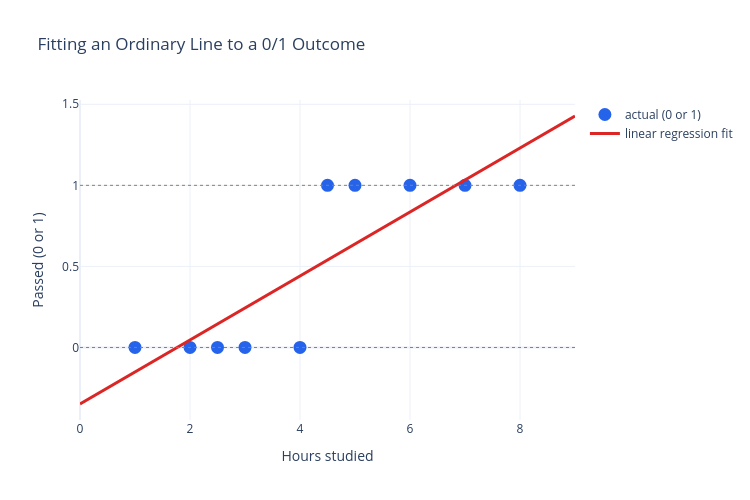

Notebook code cell kept with this figure:
### Markdown cell above
<details>
<summary>Show code</summary>

```python
pass_model = LinearRegression()
pass_model.fit(pass_df[["hours_studied"]], pass_df["passed"])

line_x = np.linspace(0, 9, 100)
line_y = pass_model.coef_[0] * line_x + pass_model.intercept_

pass_figure = go.Figure()
pass_figure.add_trace(
    go.Scatter(x=pass_df["hours_studied"], y=pass_df["passed"], mode="markers",
               marker=dict(size=13, color="#2563eb"), name="actual (0 or 1)")
)
pass_figure.add_trace(
    go.Scatter(x=line_x, y=line_y, mode="lines", line=dict(color="#dc2626", width=3), name="linear regression fit")
)
pass_figure.add_hline(y=1, line=dict(color="gray", width=1, dash="dot"))
pass_figure.add_hline(y=0, line=dict(color="gray", width=1, dash="dot"))
pass_figure.update_layout(
    title="Fitting an Ordinary Line to a 0/1 Outcome",
    xaxis_title="Hours studied", yaxis_title="Passed (0 or 1)",
    template="plotly_white", width=750, height=500,
)
pass_figure.show()

print(f"Predicted value at 8.5 hours: {pass_model.predict([[8.5]])[0]:.2f}")
print(f"Predicted value at 0.5 hours: {pass_model.predict([[0.5]])[0]:.2f}")
```

</details>

### Code cell
pass_model = LinearRegression()
pass_model.fit(pass_df[["hours_studied"]], pass_df["passed"])

line_x = np.linspace(0, 9, 100)
line_y = pass_model.coef_[0] * line_x + pass_model.intercept_

pass_figure = go.Figure()
pass_figure.add_trace(
    go.Scatter(x=pass_df["hours_studied"], y=pass_df["passed"], mode="markers",
               marker=dict(size=13, color="#2563eb"), name="actual (0 or 1)")
)
pass_figure.add_trace(
    go.Scatter(x=line_x, y=line_y, mode="lines", line=dict(color="#dc2626", width=3), name="linear regression fit")
)
pass_figure.add_hline(y=1, line=dict(color="gray", width=1, dash="dot"))
pass_figure.add_hline(y=0, line=dict(color="gray", width=1, dash="dot"))
pass_figure.update_layout(
    title="Fitting an Ordinary Line to a 0/1 Outcome",
    xaxis_title="Hours studied", yaxis_title="Passed (0 or 1)",
    template="plotly_white", width=750, height=500,
)
pass_figure.show()

print(f"Predicted value at 8.5 hours: {pass_model.predict([[8.5]])[0]:.2f}")
print(f"Predicted value at 0.5 hours: {pass_model.predict([[0.5]])[0]:.2f}")

### Figure 1 — Plotly figure (JSON) as saved in the notebook; plotly's stock layout.template omitted (floating-point values rounded to 4 significant figures)
{"data": [{"marker": {"color": "#2563eb", "size": 13}, "mode": "markers", "name": "actual (0 or 1)", "type": "scatter", "x": [1.0, 2.0, 2.5, 3.0, 4.0, 4.5, 5.0, 6.0, 7.0, 8.0], "y": [0, 0, 0, 0, 0, 1, 1, 1, 1, 1]}, {"line": {"color": "#dc2626", "width": 3}, "mode": "lines", "name": "linear regression fit", "type": "scatter", "x": [0.0, 0.09091, 0.1818, 0.2727, 0.3636, 0.4545, 0.5455, 0.6364, 0.7273, 0.8182, 0.9091, 1.0, 1.091, 1.182, 1.273, 1.364, 1.455, 1.545, 1.636, 1.727, 1.818, 1.909, 2.0, 2.091, 2.182, 2.273, 2.364, 2.455, 2.545, 2.636, 2.727, 2.818, 2.909, 3.0, 3.091, 3.182, 3.273, 3.364, 3.455, 3.545, 3.636, 3.727, 3.818, 3.909, 4.0, 4.091, 4.182, 4.273, 4.364, 4.455, 4.545, 4.636, 4.727, 4.818, 4.909, 5.0, 5.091, 5.182, 5.273, 5.364, 5.455, 5.545, 5.636, 5.727, 5.818, 5.909, 6.0, 6.091, 6.182, 6.273, 6.364, 6.455, 6.545, 6.636, 6.727, 6.818, 6.909, 7.0, 7.091, 7.182, 7.273, 7.364, 7.455, 7.545, 7.636, 7.727, 7.818, 7.909, 8.0, 8.091, 8.182, 8.273, 8.364, 8.455, 8.545, 8.636, 8.727, 8.818, 8.909, 9.0], "y": [-0.3487, -0.3307, -0.3128, -0.2949, -0.2769, -0.259, -0.241, -0.2231, -0.2051, -0.1872, -0.1693, -0.1513, -0.1334, -0.1154, -0.09749, -0.07955, -0.0616, -0.04366, -0.02572, -0.007775, 0.01017, 0.02811, 0.04605, 0.064, 0.08194, 0.09988, 0.1178, 0.1358, 0.1537, 0.1717, 0.1896, 0.2075, 0.2255, 0.2434, 0.2614, 0.2793, 0.2972, 0.3152, 0.3331, 0.3511, 0.369, 0.387, 0.4049, 0.4228, 0.4408, 0.4587, 0.4767, 0.4946, 0.5126, 0.5305, 0.5484, 0.5664, 0.5843, 0.6023, 0.6202, 0.6382, 0.6561, 0.674, 0.692, 0.7099, 0.7279, 0.7458, 0.7638, 0.7817, 0.7996, 0.8176, 0.8355, 0.8535, 0.8714, 0.8894, 0.9073, 0.9252, 0.9432, 0.9611, 0.9791, 0.997, 1.015, 1.033, 1.051, 1.069, 1.087, 1.105, 1.123, 1.141, 1.158, 1.176, 1.194, 1.212, 1.23, 1.248, 1.266, 1.284, 1.302, 1.32, 1.338, 1.356, 1.374, 1.392, 1.41, 1.428]}], "layout": {"height": 500, "shapes": [{"line": {"color": "gray", "dash": "dot", "width": 1}, "type": "line", "x0": 0, "x1": 1, "xref": "x domain", "y0": 1, "y1": 1, "yref": "y"}, {"line": {"color": "gray", "dash": "dot", "width": 1}, "type": "line", "x0": 0, "x1": 1, "xref": "x domain", "y0": 0, "y1": 0, "yref": "y"}], "title": {"text": "Fitting an Ordinary Line to a 0/1 Outcome"}, "width": 750, "xaxis": {"title": {"text": "Hours studied"}}, "yaxis": {"title": {"text": "Passed (0 or 1)"}}}}
